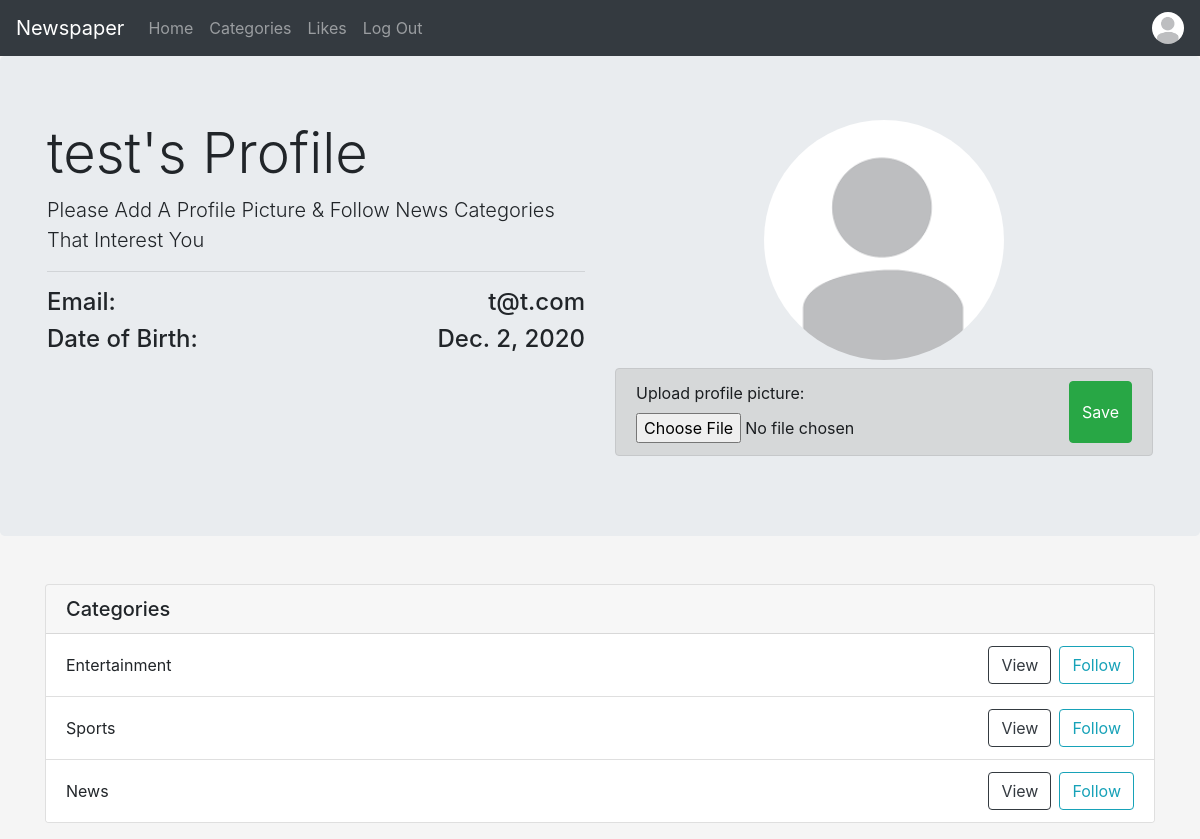
Screenshot of /newspaperapp/profile/ (signed in) with the database file from the repository.
### newspaperapp/models.py (models this page shows, shortened)
class userInfo(models.Model):
    user = models.OneToOneField(User, on_delete=models.CASCADE)
    dob = models.DateField()
    pic = models.ImageField(upload_to='images', blank=True)
    favourites = models.ManyToManyField(newsCategory, blank=True, related_name="favourites")

class newsCategory(models.Model):
    name = models.CharField(max_length = 250, null=True, blank=True)

### newspaperapp/views.py (the view)
# urls.py: path('profile/', viewuserinfo, name='viewuserinfo'),
@login_required(login_url='login')
def viewuserinfo(request):
    form = ImageForm(instance=request.user)
    categories = newsCategory.objects.all()
    return render(request, 'newspaperapp/profile.html', {'imageForm': form, 'categories': categories})

### newspaperapp/forms.py
class ImageForm(forms.ModelForm):
    class Meta:
        model = userInfo
        fields = ['pic',]
        labels = {
            "pic": "Upload profile picture"
        }

### newspaperapp/templates/newspaperapp/profile.html (shortened to what this page needs)
{% extends 'newspaperapp/base.html' %}
    {% block body %}
    <nav class="navbar navbar-expand-lg navbar-dark bg-dark">
        <a class="navbar-brand" href="{% url 'index' %}">Newspaper</a>
        <div class="collapse navbar-collapse" id="navbarSupportedContent">
            <ul class="navbar-nav mr-auto">
                <li class="nav-item">
                    <a class="nav-link" href="{% url 'index' %}">Home <span class="sr-only">(current)</span></a>
                </li>
                <li class="nav-item">
                    <a class="nav-link" href="{% url 'viewcategories' %}">Categories<span class="sr-only">(current)</span></a>
                </li>
                <li class="nav-item">
                    <a class="nav-link" href="{% url 'showLikes' %}">Likes<span class="sr-only">(current)</span></a>
                </li>
                <li class="nav-item">
                    <a class="nav-link" href="{% url 'logout' %}">Log Out</a>
                </li>
            </ul>
            <div class="my-2 my-lg-0">
                {% if user.userinfo.pic %}
                <a href="{% url 'viewuserinfo' %}"><img src="{{ user.userinfo.pic.url }}" width="32" height="32" class="rounded-circle" alt="Profile Picture"></a>
                {% else %}
                <a href="{% url 'viewuserinfo' %}"><img src="/media/images/default.jpg" width="32" height="32" class="rounded-circle" alt="Profile Picture"/></a>
                {% endif %}
            </div>
        </div>
    </nav>
    {% if user.is_authenticated %}
        <div class="jumbotron">
            <div class="container">
                <div class="row">
                    <div class="col-6">
                        <h1 class="display-4">{{ user.username }}'s Profile</h1>
                        <p class="lead">Please Add A Profile Picture & Follow News Categories That Interest You</p>
                        <hr>
                        <div class="d-flex">
                            <h4 style="flex: 1;">Email:</h4>
                            <h4>{{ user.email }}</h4>
                        </div>
                        <div class="d-flex">
                            <h4 style="flex: 1;" >Date of Birth:</h4>
                            <h4>{{ user.userinfo.dob }}</h4>
                        </div>
                    </div>
                    <div class="col-6">
                        {% if user.userinfo.pic %}
                        <div class="profilepicture">
                            <img src="{{ user.userinfo.pic.url }}" width="240" height="240" class="rounded-circle">
                            <form method="POST" action="{% url 'deleteProfilePic' %}">
                                {% csrf_token %}
                                <input type='Submit' class="btn btn-danger mt-3" value="Delete">
                            </form>
                        </div>
                        {% else %}
                            <div class="profilepicture">
                                <img src="/media/images/default.jpg" width="240" height="240" class="rounded-circle"/>
                            </div>
                        {% endif %}
                        <form method="POST" enctype="multipart/form-data" action="{% url 'addProfilePic' %}">
                            <div class="alert alert-dark imageentry my-2 d-flex" role="alert">{{imageForm.as_p}} <input type='Submit' class="btn btn-success" value="Save">
                            </div>
                        </form>
                    </div>
                </div>
            </div>
        </div>
    <div class="container">
        <div class="row mt-1">
            <div class="col-12">
                <div class="card my-3">
                    <div class="card-header">
                        <h5 class="m-auto">Categories</h5>
                    </div>
                    <div class="list-group list-group-flush">
                        {% for category in categories %}
                            <div class="list-group-item d-flex">
                                <p class="m-auto" style="flex: 1;">{{category.name}}</p>
                                <a href="{% url 'category' category.id %}"><button type="button" class="btn btn-outline-dark">View</button></a>
                                <div class="followbuttons">
                                    {% if category in user.userinfo.favourites.all %}
                                        <button type="button" class="btn btn-info ml-2 unfollow" id="unfollow{{category.id}}" data-id="{{category.id}}">Unfollow</button>
                                    {% else %}
                                        <button type="button" class="btn btn-outline-info ml-2 follow" id="follow{{category.id}}" data-id="{{category.id}}">Follow</button>
                                    {% endif %}
                                    </div>
                            </div>
                        {% endfor %}
                    </div>
                </div>
            </div>
        </div>
    </div>
    {% endif %}
    {% endblock %}

### newspaperapp/static/newspaperapp/style.css (style rules this page uses)
:root { --input-padding-x: .75rem; --input-padding-y: .75rem; }
html, body { height: 100%; background-color: #f5f5f5; }
.imageentry > p { margin: auto; flex: 1; }
.profilepicture { text-align: center; }

### rows the page displays
newsCategory: name "Entertainment"
newsCategory: name "Sports"
newsCategory: name "News"

### other values shown
{{ user.username }} "test"
{{ user.email }} "t@t.com"
{{ user.userinfo.dob }} "Dec. 2, 2020"
